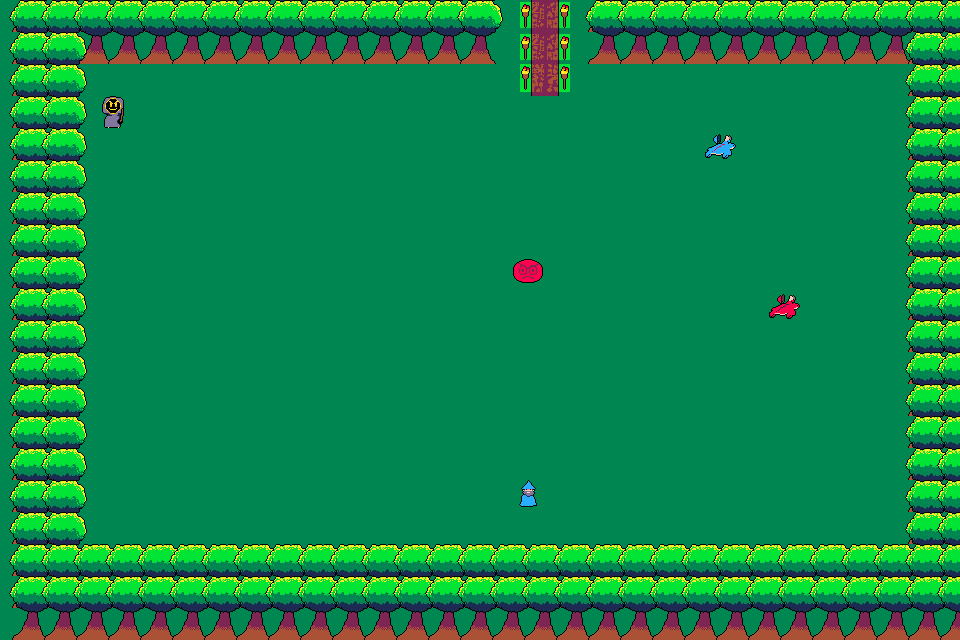

This game map was drawn from its Tiled (.tmx) file and the tilesets committed beside it. A one-line description and the full map source follow:
An orthogonal 30x20 tile map with 32x32 px tiles, 2 tile layers (Tile Layer 2, Object Layer).

<map version="1.9" tiledversion="1.9.2" orientation="orthogonal" renderorder="right-down" width="30" height="20" tilewidth="32" tileheight="32" infinite="0" nextlayerid="7" nextobjectid="10">
 <tileset firstgid="1" source="Celestilyne.tsx" />
 <layer id="3" name="Tile Layer 2" width="30" height="20" tintcolor="#64ff96">
  <data encoding="csv">
8,8,8,8,8,8,8,8,8,8,8,8,8,8,8,8,8,8,8,8,8,8,8,8,8,8,8,8,8,8,
8,8,8,8,8,8,8,8,8,8,8,8,8,8,8,8,8,8,8,8,8,8,8,8,8,8,8,8,8,8,
8,8,8,8,8,8,8,8,8,8,8,8,8,8,8,8,8,8,8,8,8,8,8,8,8,8,8,8,8,8,
8,8,8,8,8,8,8,8,8,8,8,8,8,8,8,8,8,8,8,8,8,8,8,8,8,8,8,8,8,8,
8,8,8,8,8,8,8,8,8,8,8,8,8,8,8,8,8,8,8,8,8,8,8,8,8,8,8,8,8,8,
8,8,8,8,8,8,8,8,8,8,8,8,8,8,8,8,8,8,8,8,8,8,8,8,8,8,8,8,8,8,
8,8,8,8,8,8,8,8,8,8,8,8,8,8,8,8,8,8,8,8,8,8,8,8,8,8,8,8,8,8,
8,8,8,8,8,8,8,8,8,8,8,8,8,8,8,8,8,8,8,8,8,8,8,8,8,8,8,8,8,8,
8,8,8,8,8,8,8,8,8,8,8,8,8,8,8,8,8,8,8,8,8,8,8,8,8,8,8,8,8,8,
8,8,8,8,8,8,8,8,8,8,8,8,8,8,8,8,8,8,8,8,8,8,8,8,8,8,8,8,8,8,
8,8,8,8,8,8,8,8,8,8,8,8,8,8,8,8,8,8,8,8,8,8,8,8,8,8,8,8,8,8,
8,8,8,8,8,8,8,8,8,8,8,8,8,8,8,8,8,8,8,8,8,8,8,8,8,8,8,8,8,8,
8,8,8,8,8,8,8,8,8,8,8,8,8,8,8,8,8,8,8,8,8,8,8,8,8,8,8,8,8,8,
8,8,8,8,8,8,8,8,8,8,8,8,8,8,8,8,8,8,8,8,8,8,8,8,8,8,8,8,8,8,
8,8,8,8,8,8,8,8,8,8,8,8,8,8,8,8,8,8,8,8,8,8,8,8,8,8,8,8,8,8,
8,8,8,8,8,8,8,8,8,8,8,8,8,8,8,8,8,8,8,8,8,8,8,8,8,8,8,8,8,8,
8,8,8,8,8,8,8,8,8,8,8,8,8,8,8,8,8,8,8,8,8,8,8,8,8,8,8,8,8,8,
8,8,8,8,8,8,8,8,8,8,8,8,8,8,8,8,8,8,8,8,8,8,8,8,8,8,8,8,8,8,
8,8,8,8,8,8,8,8,8,8,8,8,8,8,8,8,8,8,8,8,8,8,8,8,8,8,8,8,8,8,
8,8,8,8,8,8,8,8,8,8,8,8,8,8,8,8,8,8,8,8,8,8,8,8,8,8,8,8,8,8
</data>
 </layer>
 <layer id="1" name="Object Layer" width="30" height="20">
  <data encoding="csv">
7,7,7,7,7,7,7,7,7,7,7,7,7,7,7,0,11,0,7,7,7,7,7,7,7,7,7,7,7,7,
7,7,7,7,7,7,7,7,7,7,7,7,7,7,7,0,11,0,7,7,7,7,7,7,7,7,7,7,7,7,
7,7,0,0,0,0,0,0,0,0,0,0,0,0,0,0,11,0,0,0,0,0,0,0,0,0,0,0,7,7,
7,7,0,5,0,0,0,0,0,0,0,0,0,0,0,0,0,0,0,0,0,0,0,0,0,0,0,0,7,7,
7,7,0,0,0,0,0,0,0,0,0,0,0,0,0,0,0,0,0,0,0,0,4,0,0,0,0,0,7,7,
7,7,0,0,0,0,0,0,0,0,0,0,0,0,0,0,0,0,0,0,0,0,0,0,0,0,0,0,7,7,
7,7,0,0,0,0,0,0,0,0,0,0,0,0,0,0,0,0,0,0,0,0,0,0,0,0,0,0,7,7,
7,7,0,0,0,0,0,0,0,0,0,0,0,0,0,0,0,0,0,0,0,0,0,0,0,0,0,0,7,7,
7,7,0,0,0,0,0,0,0,0,0,0,0,0,0,0,9,0,0,0,0,0,0,0,0,0,0,0,7,7,
7,7,0,0,0,0,0,0,0,0,0,0,0,0,0,0,0,0,0,0,0,0,0,0,3,0,0,0,7,7,
7,7,0,0,0,0,0,0,0,0,0,0,0,0,0,0,0,0,0,0,0,0,0,0,0,0,0,0,7,7,
7,7,0,0,0,0,0,0,0,0,0,0,0,0,0,0,0,0,0,0,0,0,0,0,0,0,0,0,7,7,
7,7,0,0,0,0,0,0,0,0,0,0,0,0,0,0,0,0,0,0,0,0,0,0,0,0,0,0,7,7,
7,7,0,0,0,0,0,0,0,0,0,0,0,0,0,0,0,0,0,0,0,0,0,0,0,0,0,0,7,7,
7,7,0,0,0,0,0,0,0,0,0,0,0,0,0,0,0,0,0,0,0,0,0,0,0,0,0,0,7,7,
7,7,0,0,0,0,0,0,0,0,0,0,0,0,0,0,6,0,0,0,0,0,0,0,0,0,0,0,7,7,
7,7,0,0,0,0,0,0,0,0,0,0,0,0,0,0,0,0,0,0,0,0,0,0,0,0,0,0,7,7,
7,7,0,0,0,0,0,0,0,0,0,0,0,0,0,0,0,0,0,0,0,0,0,0,0,0,0,0,7,7,
7,7,7,7,7,7,7,7,7,7,7,7,7,7,7,7,7,7,7,7,7,7,7,7,7,7,7,7,7,7,
7,7,7,7,7,7,7,7,7,7,7,7,7,7,7,7,7,7,7,7,7,7,7,7,7,7,7,7,7,7
</data>
 </layer>
</map>
